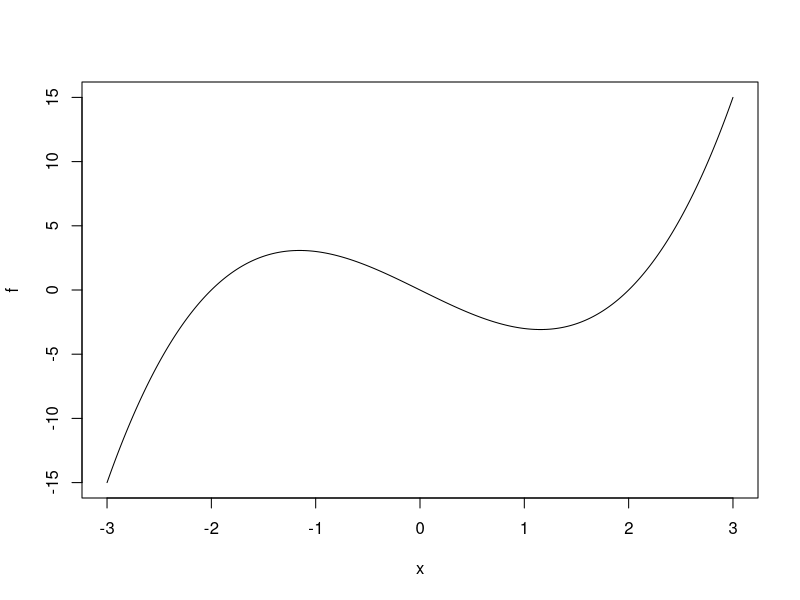
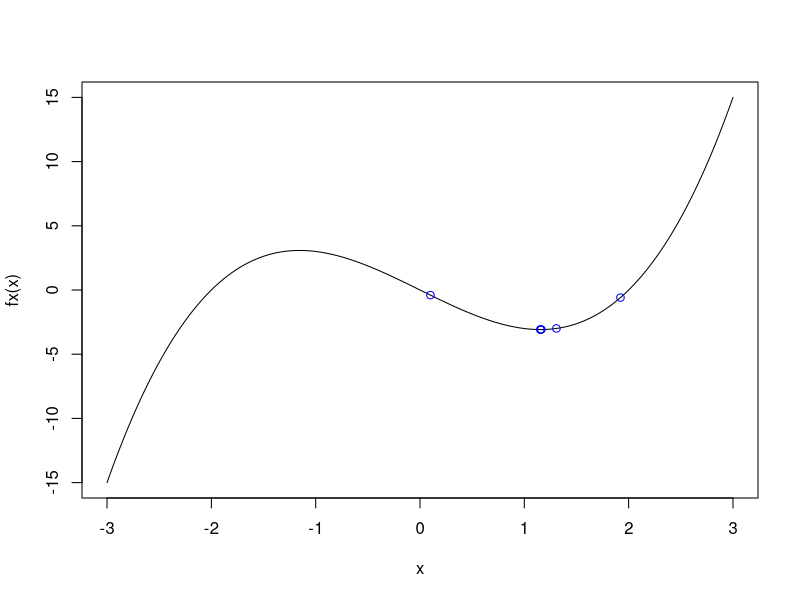
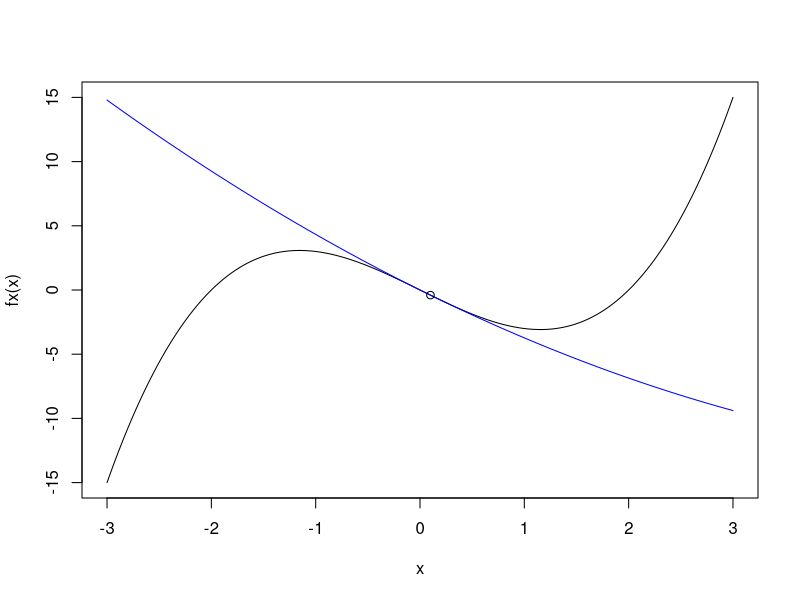
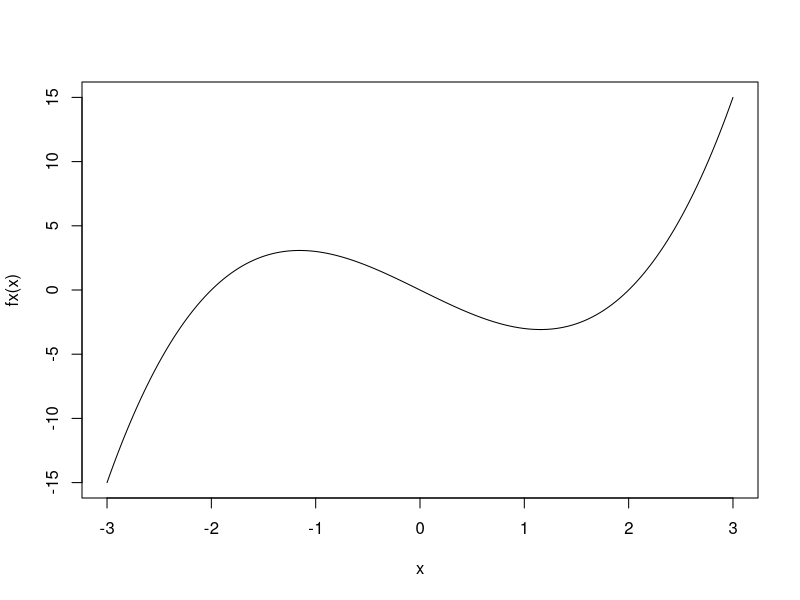
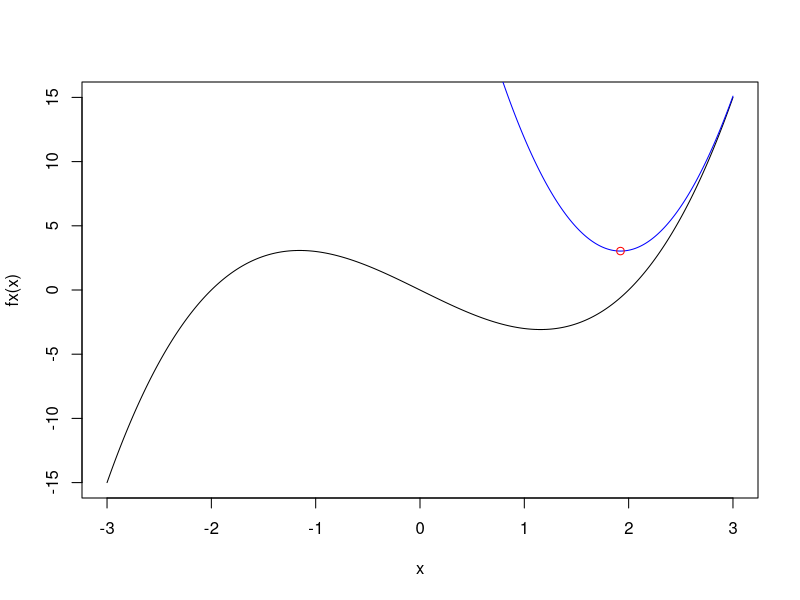
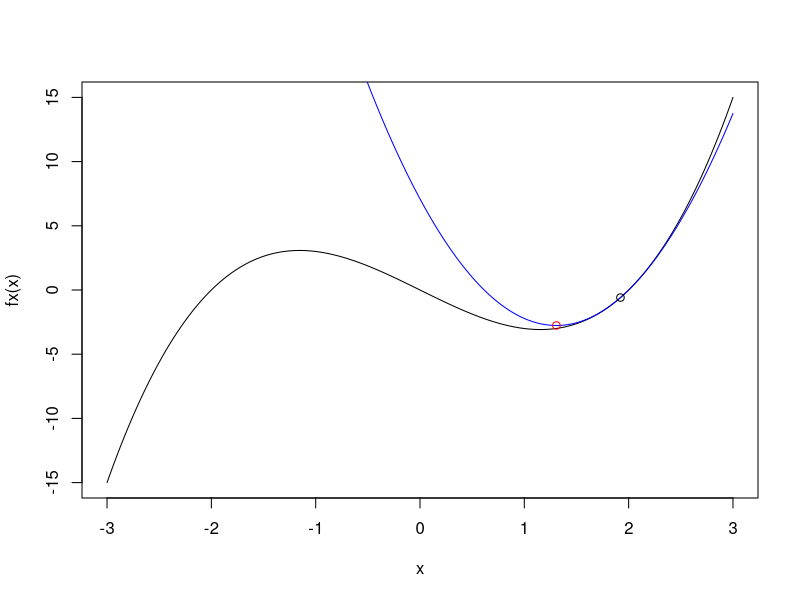
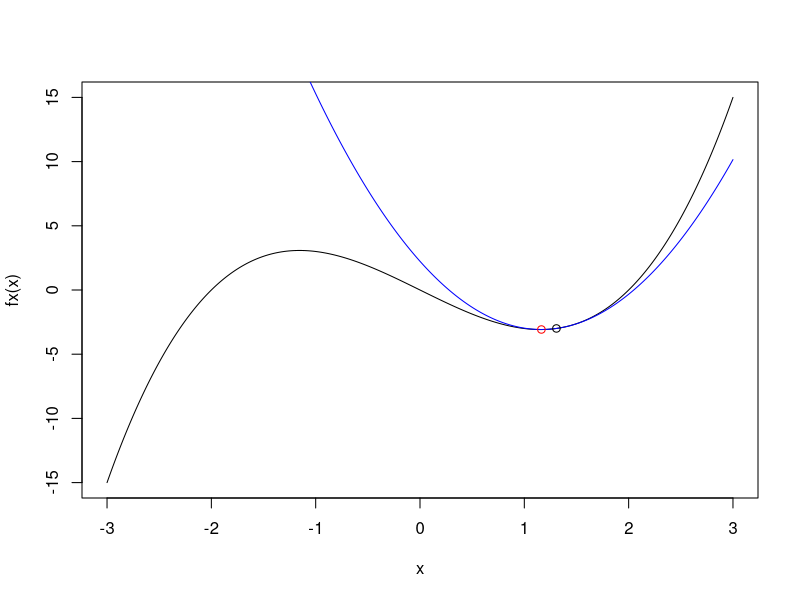
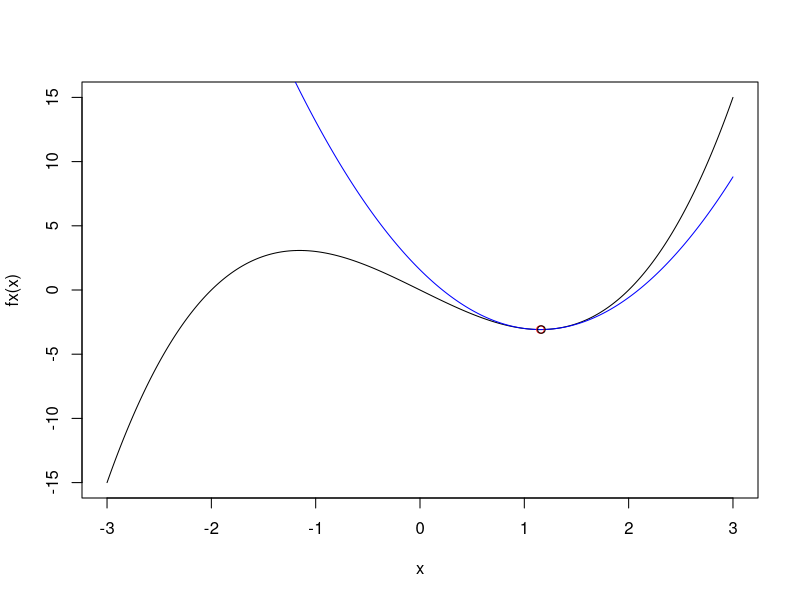

The R source for these figures, in order:
# Código para ilustrar otimização iterativa com método de Newton-Raphson


# Exemplo 1) f(x) = x(x-2)(x+2) = x^3 - 4x
fx <- function(x){
  return(x^3-4*x)
}
dfx <- function(x){
  return(3*(x^2) - 4)
}
d2fx <- function(x){
  return(6*x)
}

# # Exemplo 2) f(x) = exp(-x^2)
# fx <- function(x){
#   return(exp(-x^2))
# }
# dfx <- function(x){
#   return((-2*x)*exp(-x^2))
# }
# d2fx <- function(x){
#   return((4*x^2-2)*exp(-x^2))
# }

# ==========================Ilustrando os exemplos==============================
# Plotando o gráfico
x<-seq(from=-3, to=3, by=0.01)
f<-fx(x)
plot(x,f,type='l')

# Otimização
x0<- 0.1 #chute inicial
xk <- x0
tol <- 1e-6
max_iter <- 100
niter <- 0
x_hist <- numeric(max_iter)
improv <- +Inf
while (niter < max_iter && improv > tol){
  d <- dfx(xk)   #primeira derivada
  d2 <- d2fx(xk) #segunda derivada
  x_next <- xk - d/d2
  
  niter <- niter+1
  x_hist[niter] <- x_next
  improv <- abs(fx(x_next)-fx(xk))
  xk <- x_next
}
x_hist <- c(x0,x_hist[1:niter])

# Exibindo as etapas da otimização
plot(x,fx(x),type = 'l')
points(x_hist,fx(x_hist),col='blue')



# Exibindo as etapas de otimização
# x <- max(abs(x_hist)) #comente para o primeiro exemplo
# x <- seq(from=-x, to=+x, by=0.01) #comente para o primeiro exemplo
for (k in 1:niter){
  xk <- x_hist[k]
  xn <- x_hist[k+1]
  # Aproximação de segunda ordem da função em torno de xk
  fit_func <- fx(xk) + dfx(xk)*(x-xk) + 0.5*d2fx(xk)*((x-xk)^2)
  fit_func_new <- fx(xk) + dfx(xk)*(xn-xk) + 0.5*d2fx(xk)*((xn-xk)^2)
  
  plot(x,fx(x),'l')
  lines(x,fit_func,col='blue')
  points(x_hist[k+1],fit_func_new,col='red')
  points(xk,fx(xk))
}